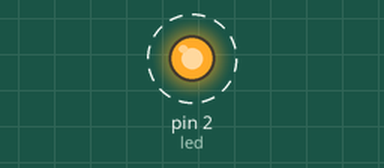
Simulated run of this sketch. Board: Arduino Mega 2560, built with avr-gcc and run on an emulated ATmega2560. On the bench: output pins drawn as LEDs (lit = HIGH). Dashed ring = blinking.

Above: at 0.5 s.
Timing chart, 0 to 4.6 s (numbered marks = the images above):
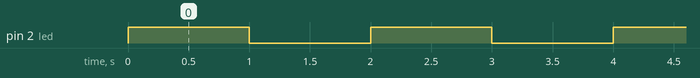

Measured:
- by itself, pin 2 (led): alternates HIGH for 1.0 s and LOW for 1.0 s

The sketch:

blink-led.ino
```cpp
//khai báo chân
#define led 2
#define button 23

//khai báo hàm
void Blink_led();
void Read_Button();


void setup()
{
  Serial.begin(115200);

  pinMode(led, OUTPUT);
  digitalWrite(led, LOW);

  pinMode(button, INPUT);
}

void loop()
{
  Blink_led();
  //Read_Button_State();
}

void Blink_led()
{
  digitalWrite(led, HIGH);
  delay(1000);
  digitalWrite(led, LOW);
  delay(1000);
}

void Read_Button()
{
  Serial.print("Trang thai cua Button: ");
  Serial.println(digitalRead(button));

  delay(1000); //1000ms
}
```
